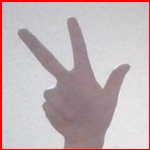
#> input picture 5.gesture_recongnition/test_gesture_data/3/3.jpg, 150 x 150 px, found by its file name
$ python png2rgb565.py ../k210-mnist-project/images/3.jpg ../k210-mnist-project/applications/test_data/img3.h
#> lines starting #> are read from the running program, lines starting #| are printed output that depends on the picture
# coding=utf-8
'''
@ Summary: img2rgb565() 函数将图片保存为 RGB565
           show_rgb565() 将rgb565反转为rgb888并显示图片
           输入是 240x320 的图片
@ Update:

@ file:    png2rgb565.py
@ version: 1.0.0

@ Author:  Lebhoryi@gmail.com
@ Date:    2021/5/11 18:41
@ Link:    https://github.com/jimmywong2003/PNG-to-RGB565/blob/master/png2rgb565.py

@ Example:
           python .\png2rgb565.py ..\k210-mnist-project\images\3.jpg ..\k210-mnist-project\applications\test_data\img3.h

@ Update:  1. 新增图片是否显示；
           2. 新增数据头部定义
           3. 将图片从 pillow 读取改为 cv2 读取
           4. 变量命名改为根据 .h 文件名来命名
@ Date:    2021/06/07

@ Update:  增加变量对齐
@ Date:    2021/06/08
'''
import sys
import cv2
import numpy as np
from pathlib import Path

isSWAP = False

def img2rgb565(save_hex=True):
#> called with save_hex = True
    len_argument = len(sys.argv)
    if (len_argument != 3):
        print("")
        print("Correct Usage:")
        print("\tpython png2rgb565.py <png_file> <include_file>")
        print("")
        sys.exit(0)


    try:
        im = cv2.imread(sys.argv[1])
#> im is the input picture: shape (150, 150, 3); mean B, G, R 182.8, 179.6, 195
        im = cv2.cvtColor(im, cv2.COLOR_BGR2RGB)
        # image resize
        im = cv2.resize(im, (28, 28))
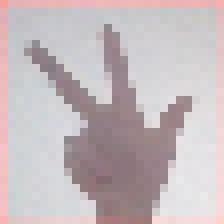
#> im: shape (28, 28, 3) (shown 8 times larger); mean R, G, B 197.1, 185.8, 189.1
    except:
        raise Exception(f"Fail to open png file {sys.argv[1]}")

    image_height = im.shape[0]
#> image_height = 28
    image_width = im.shape[1]
#> image_width = 28

    try:
        outfile = open(sys.argv[2], "w")
    except:
        raise Exception(f"Can't write the file {sys.argv[2]}")

    file_name = Path(sys.argv[2])

    print(f"#ifndef _{file_name.stem.upper()}_H_\n#define _{file_name.stem.upper()}_H_\n", file=outfile)
    print(f"// {sys.argv[1]} Width:{image_width} Height:{image_height}", file=outfile)
    print(f"const static uint16_t {file_name.stem.upper()}[] __attribute__((aligned(128))) = {'{'}", file=outfile)

    pix = im  # load pixel array
    for h in range(image_height):
        for w in range(image_width):
            if ((h * 16 + w) % 16 == 0):
                print(" ", file=outfile)
                print("\t\t", file=outfile, end='')

            if w < image_width:
                R = pix[h][w][0] >> 3
                G = pix[h][w][1] >> 2
                B = pix[h][w][2] >> 3

                rgb = (R << 11) | (G << 5) | B

                if (isSWAP == True):
                    swap_string_low = rgb >> 8
                    swap_string_high = (rgb & 0x00FF) << 8
                    swap_string = swap_string_low | swap_string_high
                    print("0x%04x, " % (swap_string), file=outfile, end='')
                else:
                    if save_hex:
                        print("0x%04x, " % (rgb), file=outfile, end='')
                    else:
                        print("%04d, " % (rgb), file=outfile, end='')
            else:
                rgb = 0

    print("", file=outfile)
    print("};\n", file=outfile)
    print("#endif", file=outfile)

    outfile.close()

    print(f"Image file {sys.argv[1]} converted to {sys.argv[2]} done.")
    return sys.argv[2], (image_height, image_width)


def show_rgb565(img_file, shape=(224, 224)):
    # Read 16-bit RGB565 image into array of uint16
    with open(img_file, 'r') as f:
        lines = f.read().split()
    try:
        lines = lines[15:-2]
        lines = list(map(lambda i: int(i[:-1]), lines))
        image = np.array(lines)
        rgb565array = np.reshape(image, shape)
    except:
        raise Exception("wrong split list...")

    # Pick up image dimensions
    h, w = rgb565array.shape

    # Make a numpy array of matching shape, but allowing for 8-bit/channel for R, G and B
    rgb888array = np.zeros([h, w, 3], dtype=np.uint8)

    for row in range(h):
        for col in range(w):
            # Pick up rgb565 value and split into rgb888
            rgb565 = rgb565array[row, col]
            r = ((rgb565 >> 11) & 0x1f) << 3
            g = ((rgb565 >> 5) & 0x3f) << 2
            b = ((rgb565) & 0x1f) << 3
            # Populate result array
            rgb888array[row, col] = r, g, b

    # Save result as PNG
    # Image.fromarray(rgb888array).save('}result.png')
    rgb888array = cv2.cvtColor(rgb888array, cv2.COLOR_RGB2BGR)
    cv2.imshow("result", rgb888array)
    cv2.waitKey(2000)
    cv2.destroyWindow("result")


def main():
    save_hex = True
    img_file, shape = img2rgb565(save_hex)
#> shape = (28, 28)
    if not save_hex:
        show_rgb565(img_file, shape)

if __name__ == "__main__":
    main()

$ run again, with 5.gesture_recongnition/test_gesture_data/3/1517.jpg copied over 5.gesture_recongnition/test_gesture_data/3/3.jpg
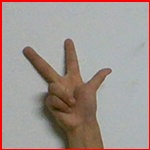
#> input picture 5.gesture_recongnition/test_gesture_data/3/1517.jpg, 150 x 150 px, found by its file name
#> in img2rgb565, im is the input picture: shape (150, 150, 3); mean B, G, R 143.8, 148.7, 161.7
#> in img2rgb565, `im = cv2.resize(im, (28, 28))`:
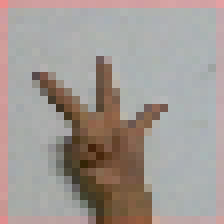
#> im: shape (28, 28, 3) (shown 8 times larger); mean R, G, B 161.8, 153.3, 148.4
